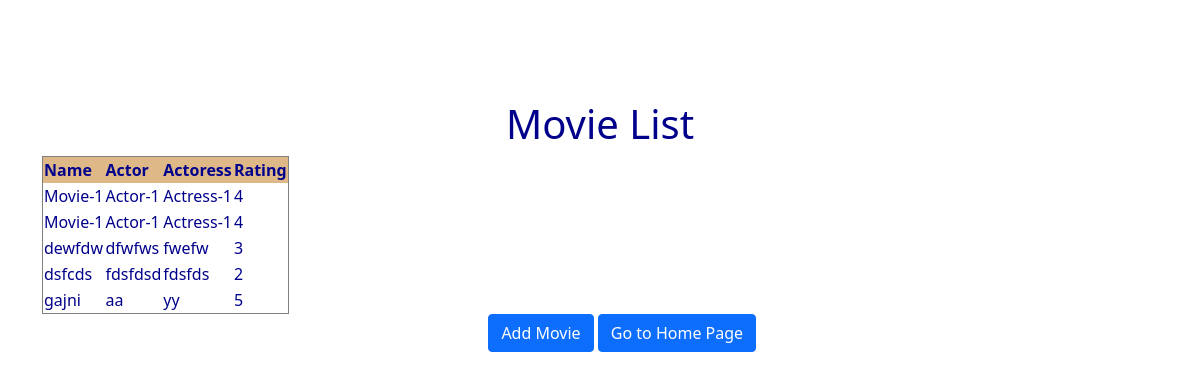
/listmovie/, run on the app's committed database.
### MovieInfoApp/models.py (models this page shows)
class MovieInfoModel(models.Model):
    name=models.CharField(max_length=50)
    rdate=models.DateField(auto_now=True)
    actor=models.CharField(max_length=50)
    actoress=models.CharField(max_length=50)
    rating=models.IntegerField()

### MovieInfoApp/views.py (the view)
# urls.py: path('listmovie/',views.listmovie),
def listmovie(request):
    movie_list = models.MovieInfoModel.objects.all()
    return render(request,'MovieInfoApp/viewmovie.html',context={'movie_list':movie_list})

### templates/MovieInfoApp/viewmovie.html (shortened to what this page needs)
<!DOCTYPE html>
{%load static%}
<html lang="en">
<head>
          <link rel="stylesheet" href="{%static 'bootstrap-5.1.1-dist/css/bootstrap.css' %}">
      <link rel="stylesheet" href="{%static 'css/demo.css' %}">
</head>
<body>
<div class="container">
    <h1>Movie List</h1>
    {%if movie_list%}
    <table border="1" >
       <thead style="background-color: burlywood;">
           <th>Name</th>
           <th>Actor</th>
           <th>Actoress</th>
           <th>Rating</th>
       </thead>
       {%for movie in movie_list%}
       <tr>
           <td>{{movie.name}}</td>
           <td>{{movie.actor}}</td>
           <td>{{movie.actoress}}</td>
           <td>{{movie.rating}}</td>
       </tr>
       {% endfor %}
    </table>
   {% else %}
   <p>No Data found</p>
   {%endif%}
    <a class='btn btn-primary mybtn' href='/addmovie' role='button'> Add Movie </a>
    <a class='btn btn-primary mybtn' href='/homepage' role='button'> Go to Home Page</a>
</div>
</body>
</html>

### static/css/demo.css (style rules this page uses)
h1 { text-align: center; }
.container { margin-top: 100px; color: darkblue; }
.mybtn { position:relative; left:40%; }
body { background:url(https://media.istockphoto.com/photos/white-hexagons-mosaic-3d-render-picture-id941875534) }

### data on the page
MovieInfoModel: name "Movie-1", actor "Actor-1", actoress "Actress-1", rating "4"
MovieInfoModel: name "Movie-1", actor "Actor-1", actoress "Actress-1", rating "4"
MovieInfoModel: name "dewfdw", actor "dfwfws", actoress "fwefw", rating "3"
MovieInfoModel: name "dsfcds", actor "fdsfdsd", actoress "fdsfds", rating "2"
MovieInfoModel: name "gajni", actor "aa", actoress "yy", rating "5"
